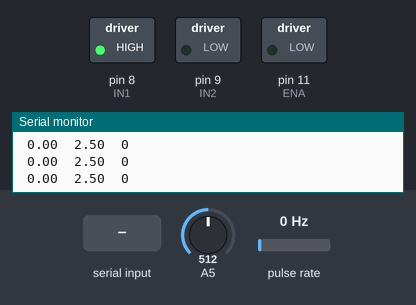
Simulated run of this sketch. Board: Arduino Uno, built with avr-gcc and run on an emulated ATmega328P. Shown: switched loads named in the sketch (green lamp = pin HIGH), the last lines printed to the serial monitor. Wiring (inferred from the names in the program): pulse sensor: data pin 2. The inputs (shaded band) are chosen by the test bench; at power-on: A5 = 512, pulse rate 0 Hz.

Above: at 1.2 s.
1.3 s: "200\n" received over Serial
At 2.2 s:
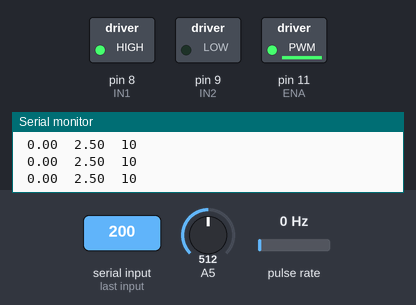
2.8 s: "30,150,10\n" received over Serial
At 3.2 s:
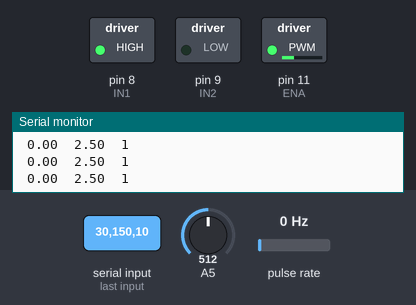
4.3 s: "1\n" received over Serial
At 5.7 s:
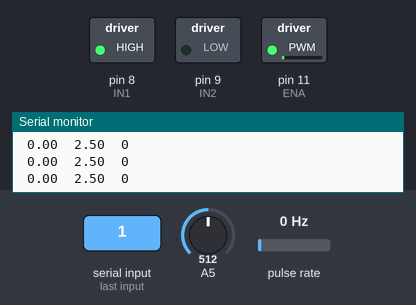
8.8 s: "30,150\n" received over Serial
At 9.4 s:
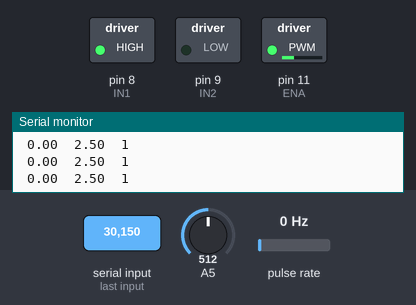
11.8 s: "1,90\n" received over Serial
At 12.4 s:
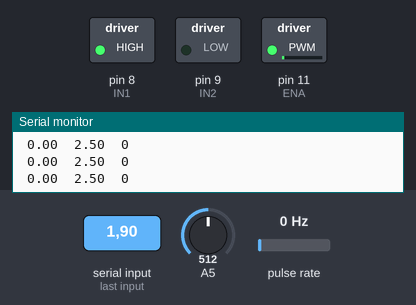
Timing chart, 0 to 14.8 s (numbered marks = the images above; inputs shaded):
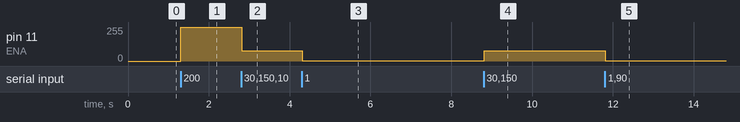

The sketch:

CodigoFinalArduino.ino
```cpp
/*Codigo Motor-Generador Dc con Controladores:
 * Autores: David Santiago Oyola Lozano
 * Diego Fernando Blanco Rueda
 * Heiner Camilo Varela
*/

//DEFINICION DE PINES DE LOS COMPONENTES:-----------------------------------------------------------------------------------------------------

//Encoder:
#define encoder 2

//Puente H:
int ENA = 11;
int IN1 = 8;
int IN2 = 9;

//DEFINICION DE VARIABLES:--------------------------------------------------------------------------------------------------------------------
//Lectura Analogica del Encoder:
volatile unsigned muestreoactualinterrupcion=0; //El tiempo actual del muestreo de la interrupcion.
volatile unsigned muestreoanteriorinterrupcion=0; //El tiempo anterior al tiempo actual del muestreo de interrupcion.
volatile unsigned deltamuestreointerrupcion=0;  //El diferencial de tiempo entre el tiempo anterior y actual de muestreo de interrupcion.

//Variables del calculo de velocidad angular:
int ciclo=0;  //Contador
double frecuencia=0;  //La frecuencia de interrupcion calculada por el promedio de deltas de tiempo.
double w=0; //Velocidad angular calculada del encoder.

//Variables para tiempo de muestro:
float  tiempo1=0;
float  tiempo2=0;
float  tiempo=0;
double n=1; //Numero de interrupciones (o ranuras) del medidor del encoder.

//Vector de suma promnedio:
float vector[]={0,0,0,0,0,0,0,0,0,0}; //Vector donde se guarda cada delta de tiempo para hacer un promedio.
int tam=10; //Tamaño de evaluacion de los ciclos.

//Parametros de control de PWM:
int  PWM=0;  //PWM que se controla.
float lecturaAnalogica =0; //Lectura analogica motor.
float voltajeSalida = 0; //Voltaje Generador.

//Parametros controlador:
float sp; //Valor del setpoint
float pv; //Valor de la variable del proceso
float en;
float un = 0;
float Uc;
float K;           //Ganancia
float Umax = 100;         //Acción de control máxima
float Umin = 0;         //Acción de control mínimo
float un_1 =0;      //Elemento de memoria del integrador


//INICIO DEL CODIGO:-------------------------------------------------------------------------------------------------------------------------
//Funcion del encoder:
void encoderVoid(){ //Esta parte del codigo entra a funcionar cuando sucede una interrupcion en el encoder
ciclo++;  //Inicia el tick.

//En esta parte se mide el diferencial de tiempo entre tick y tick medido por el encoder para sacar un promedio de tiempo:
if(ciclo==1){
      float media=0;  //Se inicializa la variable para obtener el promedio de los delta de tiempos
      deltamuestreointerrupcion=muestreoactualinterrupcion-muestreoanteriorinterrupcion;//Se hace el diferencial de tiempo de interrupcion de ticks del encoder.
      for(int i=0;i<tam-1;i++){ //Ciclo for para crear un vector de n posiciones.
        vector[i]=vector[i+1];  //Este vector se utiliza para almacenar los delta de tiempos.
      }
      vector[tam-1]=deltamuestreointerrupcion;
      for(int i=0;i<tam;i++){ //Ciclo for para comenzar a hacer el promedio de tiempos de interrupcion.
        media=vector[i]+media;
      }
      media=media/tam;  //Se divide entre la cantidad de datos para asi obtener el promedio.
      deltamuestreointerrupcion=media;
      muestreoanteriorinterrupcion=muestreoactualinterrupcion;//Se actualiza el tiempo de interrupcion anterior
    }
ciclo=0;  //Deja el tick en 0
muestreoactualinterrupcion=millis();  //Actualiza el muestreo actual.

    //if(voltajeSalida==0.00){n=0;}

//Calculo de la frecuencia angular:
    if(deltamuestreointerrupcion!=0){ //Según el promedio de tiempo sacado anteriormente se pasa a frecuencia en radianes por segundo:
      frecuencia=(1000*n)/(double)deltamuestreointerrupcion;
    }else{
      frecuencia=0;
    }
    //Se calcula la velocidad angular siendo 2*pi*frecuencia:
    w=(2*3.141516)*frecuencia;
}

//Funcion de los controladores (ON-OFF, Proporcional, Integral y el por defecto):
void controladores(int tipoControl, int variableProcesoSeleccionada){
  //Se selecciona la variable del proceso a controlar:
  switch(variableProcesoSeleccionada){
    case 1:
      pv = voltajeSalida;
      break;
    case 2:
      pv = w;
      break;
    default:
      pv = voltajeSalida;
      break;
  }

  //Controladores:
  switch(tipoControl){
    case 1: //Control ON-OFF:
      if(Serial.available()>0){
       String entradaSerial = Serial.readStringUntil('\n'); //Obtiene el valor ingresado para que sea el setpoint a tomar.
       sp=entradaSerial.toFloat();
      }
      en = sp-pv;

      if(en > 0){
        un = Umax;
      }else{
        un = Umin;
      }
      PWM = un;
    break;
    case 2: //Control Proporcional:
      if(Serial.available()>0){
       String entradaSerial = Serial.readStringUntil('\n'); //Obtiene el valor ingresado para que sea el setpoint a tomar.
       sp=entradaSerial.toFloat();
      }
      K = 28;
      en = sp-pv;
      Uc = K*en;

      un = Uc;

      if(Uc < Umin){
        un = Umin;
      }
      if(Uc>Umax){
        un = Umax;
      }
      PWM = un;
    break;
    case 3: //Control Integral:
      if(Serial.available()>0){
       String entradaSerial = Serial.readStringUntil('\n'); //Obtiene el valor ingresado para que sea el setpoint a tomar.
       sp=entradaSerial.toFloat();
      }
      K = 0.35;
      en = sp-pv;
      Uc = K*en+un_1;

      un = Uc;

      if(Uc<Umin){
        un = Umin;
      }
      if(Uc>Umax){
        un = Umax;
      }
      PWM = un;
      un_1 = un;
    break;
    default:  //Control por defecto (setpoint de PWM Manualmente):
      if(Serial.available()>0){
       String entradaSerial = Serial.readStringUntil('\n'); //Obtiene el valor ingresado para que sea el PWM a tomar.
       PWM=entradaSerial.toFloat();
      }
    break;
  }
}

void setup() {
  //Activacion de la interrupcion en flanco de bajada del encoder:
  attachInterrupt(digitalPinToInterrupt(encoder),encoderVoid,FALLING);
  Serial.begin(9600); //Monitor Serial en 9600 baudios.
  tiempo1=millis();

  //Se definen las entradas y salidas de los pines:
  pinMode(encoder, INPUT);  //Se necesita el pin del encoder como entrada para la interrupcion.
  pinMode(ENA, OUTPUT);
  pinMode(IN1, OUTPUT); //Se define los pines del puente H como Salidas.
  pinMode(IN2, OUTPUT);

  //Señal Puente H L298N:
  digitalWrite(IN1,HIGH); //Se ajustan IN1 e IN2 para que gire en sentido horario el motor.
  digitalWrite(IN2,LOW);  //Si se quiere girar antihorario definir IN1=LOW e IN2=HIGH.
}

void loop() {
  lecturaAnalogica=analogRead(A5); //Se lee el voltaje del pin analogico A5 para mensurar el voltaje de salida del generador.
  voltajeSalida=lecturaAnalogica/1023*5.0;
  if(PWM < 35.0){
    w = 0;
  }
  //Llama a la función controladores:
  //Instrucciones: controladores(ControladorAUsar, VariableDelProcesoASeleccionar);
  //Como ControladorAUsar se pueden seleccionar las siguientes opciones = 1: Control ON-OFF; 2: Control Proporcional, 3: Control Integral, OtroNumero: Por Defecto.
  //Como VariableDelProcesoASeleccionar se pueden seleccionar las siguientes opciones = 1: Selecciona el voltaje como variable del proceso, 2: Selecciona la velocidad como variable del proceso.
  controladores(0,1);
  analogWrite(ENA,map(PWM,0,100,0,255)); //Enviamos el PWM al puente H.

  tiempo2=millis();

  if(tiempo2>=tiempo1+15){  //Se obtendrá las muestras de velocidad, voltaje y PWM para los instantes de tiempo correspondientes al tiempo de muestreo.
    tiempo1 = millis();   //En este caso se ingresa el tiempo de muestreo en el if.
    tiempo = tiempo1/1000;
    //Salida de monitor Serial para imprimir los datos:
    Serial.print(" "); Serial.print(w); Serial.print(" ");  //Velocidad en RPM.
    Serial.print(" "); Serial.print(voltajeSalida); Serial.print(" ");  //Porcentaje de PWM aplicado.
    //Serial.print(" "); Serial.print(sp); Serial.print(" ");  //Porcentaje de PWM aplicado.
    Serial.print(" "); Serial.print(PWM*5/100); Serial.print(" ");  //Porcentaje de PWM aplicado.
    Serial.println();
  }
}
```

Measured:
- after the input at 1.3 s, pin 11 (ENA): 0/255 → 254/255 at once
- after the input at 2.8 s, pin 11 (ENA): 254/255 → 76/255 at once
- after the input at 4.3 s, pin 11 (ENA): 76/255 → 2/255 at once
- after the input at 8.8 s, pin 11 (ENA): 2/255 → 76/255 at once
- after the input at 11.8 s, pin 11 (ENA): 76/255 → 2/255 at once
